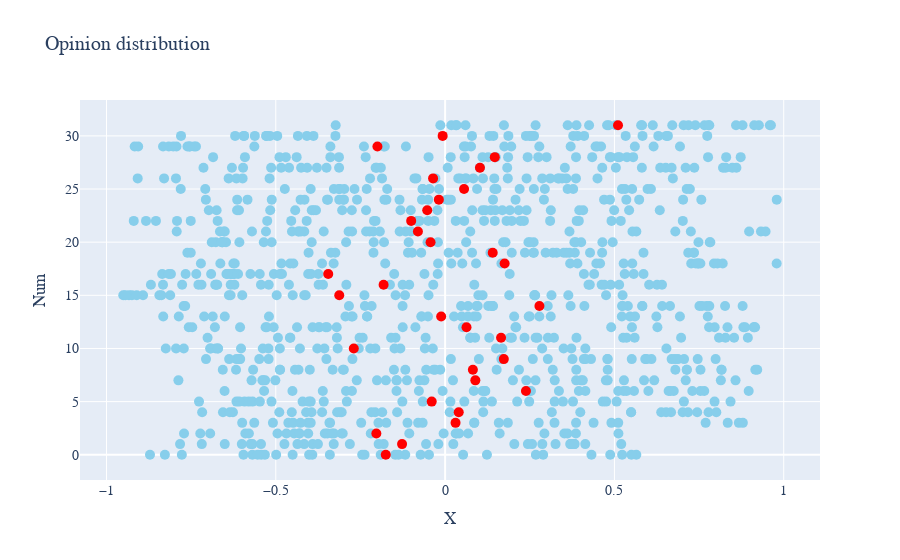

Notebook cell for this chart:
### Code cell
fig = make_subplots(rows=1, cols=1)
for i in range(samples.shape[0]):
    fig.add_trace(go.Scatter(x=samples[i].flatten(), y=np.ones(var_dim)*i,
                         mode='markers', marker=dict(color='SkyBlue', size=10), showlegend=False), row=1, col=1)
    fig.add_trace(go.Scatter(x=[np.mean(samples[i].flatten())], y=np.ones(var_dim)*i,
                         mode='markers', marker=dict(color='red', size=10), showlegend=False), row=1, col=1)
fig.update_layout(
    title="Opinion distribution",
    xaxis_title="X",
    yaxis_title="Num",
    font=dict(
        family="Courier New, monospace",
        size=14
    )
)
fig.show()

### Figure 1 — Plotly figure (JSON) as saved in the notebook; plotly's stock layout.template omitted (floating-point values rounded to 4 significant figures)
{"data": [{"marker": {"color": "SkyBlue", "size": 10}, "mode": "markers", "showlegend": false, "type": "scatter", "x": [0.05326, -0.4503, 0.5228, -0.8275, 0.1236, -0.1473, -0.3403, -0.2378, 0.2896, -0.1902, -0.8715, 0.5647, -0.3921, -0.5691, 0.4322, 0.268, -0.5431, -0.2448, -0.4989, -0.5954, -0.1177, -0.7774, -0.1376, -0.4015, -0.5322, 0.4877, -0.5537, 0.5501, -0.07229, -0.04762], "xaxis": "x", "y": [0, 0, 0, 0, 0, 0, 0, 0, 0, 0, 0, 0, 0, 0, 0, 0, 0, 0, 0, 0, 0, 0, 0, 0, 0, 0, 0, 0, 0, 0], "yaxis": "y"}, {"marker": {"color": "red", "size": 10}, "mode": "markers", "showlegend": false, "type": "scatter", "x": [-0.1752], "xaxis": "x", "y": [0, 0, 0, 0, 0, 0, 0, 0, 0, 0, 0, 0, 0, 0, 0, 0, 0, 0, 0, 0, 0, 0, 0, 0, 0, 0, 0, 0, 0, 0], "yaxis": "y"}, {"marker": {"color": "SkyBlue", "size": 10}, "mode": "markers", "showlegend": false, "type": "scatter", "x": [0.3716, 0.3826, 0.2569, 0.3693, -0.1814, 0.2871, -0.7827, -0.3912, 0.3261, -0.1962, 0.5201, -0.4162, -0.3289, 0.381, -0.4745, -0.3755, -0.6507, -0.5689, 0.02428, -0.05616, 0.2044, -0.2813, 0.414, -0.5742, -0.436, -0.01992, 0.2445, -0.6003, -0.7185, -0.5437], "xaxis": "x", "y": [1, 1, 1, 1, 1, 1, 1, 1, 1, 1, 1, 1, 1, 1, 1, 1, 1, 1, 1, 1, 1, 1, 1, 1, 1, 1, 1, 1, 1, 1], "yaxis": "y"}, {"marker": {"color": "red", "size": 10}, "mode": "markers", "showlegend": false, "type": "scatter", "x": [-0.1271], "xaxis": "x", "y": [1, 1, 1, 1, 1, 1, 1, 1, 1, 1, 1, 1, 1, 1, 1, 1, 1, 1, 1, 1, 1, 1, 1, 1, 1, 1, 1, 1, 1, 1], "yaxis": "y"}, {"marker": {"color": "SkyBlue", "size": 10}, "mode": "markers", "showlegend": false, "type": "scatter", "x": [-0.4043, 0.03126, -0.3054, -0.328, 0.03372, -0.2195, -0.5899, -0.3551, 0.3863, -0.4459, -0.771, 0.06795, -0.5795, -0.4302, 0.3522, -0.3023, -0.723, -0.43, 0.04148, 0.2933, -0.495, -0.004364, -0.3474, 0.1611, -0.1058, -0.4685, -0.6937, -0.3341, 0.5118, 0.3614], "xaxis": "x", "y": [2, 2, 2, 2, 2, 2, 2, 2, 2, 2, 2, 2, 2, 2, 2, 2, 2, 2, 2, 2, 2, 2, 2, 2, 2, 2, 2, 2, 2, 2], "yaxis": "y"}, {"marker": {"color": "red", "size": 10}, "mode": "markers", "showlegend": false, "type": "scatter", "x": [-0.2031], "xaxis": "x", "y": [2, 2, 2, 2, 2, 2, 2, 2, 2, 2, 2, 2, 2, 2, 2, 2, 2, 2, 2, 2, 2, 2, 2, 2, 2, 2, 2, 2, 2, 2], "yaxis": "y"}, {"marker": {"color": "SkyBlue", "size": 10}, "mode": "markers", "showlegend": false, "type": "scatter", "x": [0.1853, 0.4384, 0.08604, 0.8346, 0.8675, -0.1737, -0.405, 0.323, -0.3968, 0.8793, -0.3397, 0.2764, -0.111, 0.7694, -0.07968, -0.4629, -0.1968, -0.5636, -0.4487, 0.1585, 0.08616, -0.5993, -0.5084, -0.4272, -0.3415, -0.06632, -0.2478, 0.4911, 0.5113, 0.3867], "xaxis": "x", "y": [3, 3, 3, 3, 3, 3, 3, 3, 3, 3, 3, 3, 3, 3, 3, 3, 3, 3, 3, 3, 3, 3, 3, 3, 3, 3, 3, 3, 3, 3], "yaxis": "y"}, {"marker": {"color": "red", "size": 10}, "mode": "markers", "showlegend": false, "type": "scatter", "x": [0.03084], "xaxis": "x", "y": [3, 3, 3, 3, 3, 3, 3, 3, 3, 3, 3, 3, 3, 3, 3, 3, 3, 3, 3, 3, 3, 3, 3, 3, 3, 3, 3, 3, 3, 3], "yaxis": "y"}, {"marker": {"color": "SkyBlue", "size": 10}, "mode": "markers", "showlegend": false, "type": "scatter", "x": [0.5492, 0.6673, 0.5494, -0.7175, -0.4896, -0.3104, -0.2065, -0.4528, -0.6266, -0.3632, -0.4103, 0.3992, -0.2177, 0.6383, 0.7016, 0.7174, 0.0137, -0.1417, 0.7779, -0.3944, 0.7444, -0.6559, 0.6526, 0.3151, 0.1125, -0.6357, 0.8009, -0.1857, -0.3053, -0.3188], "xaxis": "x", "y": [4, 4, 4, 4, 4, 4, 4, 4, 4, 4, 4, 4, 4, 4, 4, 4, 4, 4, 4, 4, 4, 4, 4, 4, 4, 4, 4, 4, 4, 4], "yaxis": "y"}, {"marker": {"color": "red", "size": 10}, "mode": "markers", "showlegend": false, "type": "scatter", "x": [0.04024], "xaxis": "x", "y": [4, 4, 4, 4, 4, 4, 4, 4, 4, 4, 4, 4, 4, 4, 4, 4, 4, 4, 4, 4, 4, 4, 4, 4, 4, 4, 4, 4, 4, 4], "yaxis": "y"}, {"marker": {"color": "SkyBlue", "size": 10}, "mode": "markers", "showlegend": false, "type": "scatter", "x": [-0.5127, -0.5798, -0.2902, 0.4657, 0.7051, 0.2483, 0.3777, 0.4755, -0.3968, -0.5923, 0.5065, 0.2129, -0.4209, 0.7957, -0.06596, 0.05675, -0.3583, -0.4024, -0.6161, 0.1382, -0.5688, -0.547, 0.3235, -0.6078, -0.7267, 0.1132, 0.8429, 0.01569, -0.1263, 0.348], "xaxis": "x", "y": [5, 5, 5, 5, 5, 5, 5, 5, 5, 5, 5, 5, 5, 5, 5, 5, 5, 5, 5, 5, 5, 5, 5, 5, 5, 5, 5, 5, 5, 5], "yaxis": "y"}, {"marker": {"color": "red", "size": 10}, "mode": "markers", "showlegend": false, "type": "scatter", "x": [-0.03955], "xaxis": "x", "y": [5, 5, 5, 5, 5, 5, 5, 5, 5, 5, 5, 5, 5, 5, 5, 5, 5, 5, 5, 5, 5, 5, 5, 5, 5, 5, 5, 5, 5, 5], "yaxis": "y"}, {"marker": {"color": "SkyBlue", "size": 10}, "mode": "markers", "showlegend": false, "type": "scatter", "x": [-0.1435, -0.4509, 0.6601, 0.7539, -0.3612, 0.2535, -0.007371, 0.6752, 0.6657, -0.6512, 0.395, 0.2477, -0.5345, 0.5269, 0.3361, -0.07743, -0.2751, 0.7301, 0.4142, 0.7652, 0.1188, 0.5112, -0.2926, 0.5578, 0.08465, 0.6002, 0.1104, 0.8965, 0.1177, 0.5359], "xaxis": "x", "y": [6, 6, 6, 6, 6, 6, 6, 6, 6, 6, 6, 6, 6, 6, 6, 6, 6, 6, 6, 6, 6, 6, 6, 6, 6, 6, 6, 6, 6, 6], "yaxis": "y"}, {"marker": {"color": "red", "size": 10}, "mode": "markers", "showlegend": false, "type": "scatter", "x": [0.2388], "xaxis": "x", "y": [6, 6, 6, 6, 6, 6, 6, 6, 6, 6, 6, 6, 6, 6, 6, 6, 6, 6, 6, 6, 6, 6, 6, 6, 6, 6, 6, 6, 6, 6], "yaxis": "y"}, {"marker": {"color": "SkyBlue", "size": 10}, "mode": "markers", "showlegend": false, "type": "scatter", "x": [-0.2608, 0.6176, -0.2011, 0.5282, 0.5874, -0.06107, -0.5315, 0.267, 0.02327, 0.387, 0.2398, -0.07576, 0.7106, -0.1126, 0.8577, 0.4748, 0.4018, 0.2003, 0.4066, -0.5716, -0.7876, 0.3237, -0.1432, -0.537, 0.48, -0.5013, -0.5396, -0.1749, -0.1432, 0.8143], "xaxis": "x", "y": [7, 7, 7, 7, 7, 7, 7, 7, 7, 7, 7, 7, 7, 7, 7, 7, 7, 7, 7, 7, 7, 7, 7, 7, 7, 7, 7, 7, 7, 7], "yaxis": "y"}, {"marker": {"color": "red", "size": 10}, "mode": "markers", "showlegend": false, "type": "scatter", "x": [0.08929], "xaxis": "x", "y": [7, 7, 7, 7, 7, 7, 7, 7, 7, 7, 7, 7, 7, 7, 7, 7, 7, 7, 7, 7, 7, 7, 7, 7, 7, 7, 7, 7, 7, 7], "yaxis": "y"}, {"marker": {"color": "SkyBlue", "size": 10}, "mode": "markers", "showlegend": false, "type": "scatter", "x": [-0.6566, -0.433, 0.8158, -0.4434, -0.332, 0.9217, 0.7136, -0.02904, -0.6174, 0.2181, 0.8166, -0.1511, -0.05581, 0.9161, -0.01447, 0.1523, -0.2991, -0.3996, 0.4802, 0.6799, -0.4879, 0.7542, -0.567, 0.3873, -0.03397, -0.1175, 0.7139, -0.4874, -0.3016, 0.3179], "xaxis": "x", "y": [8, 8, 8, 8, 8, 8, 8, 8, 8, 8, 8, 8, 8, 8, 8, 8, 8, 8, 8, 8, 8, 8, 8, 8, 8, 8, 8, 8, 8, 8], "yaxis": "y"}, {"marker": {"color": "red", "size": 10}, "mode": "markers", "showlegend": false, "type": "scatter", "x": [0.08203], "xaxis": "x", "y": [8, 8, 8, 8, 8, 8, 8, 8, 8, 8, 8, 8, 8, 8, 8, 8, 8, 8, 8, 8, 8, 8, 8, 8, 8, 8, 8, 8, 8, 8], "yaxis": "y"}, {"marker": {"color": "SkyBlue", "size": 10}, "mode": "markers", "showlegend": false, "type": "scatter", "x": [-0.6161, -0.7061, 0.7459, 0.259, 0.4802, -0.6377, 0.09967, 0.6092, 0.5949, 0.6689, -0.5211, -0.2737, -0.5489, 0.7988, 0.4309, 0.4148, -0.6052, -0.3505, 0.6877, 0.7057, 0.4097, 0.479, 0.01703, 0.6787, 0.1659, 0.3762, 0.5911, 0.5512, -0.6075, 0.3033], "xaxis": "x", "y": [9, 9, 9, 9, 9, 9, 9, 9, 9, 9, 9, 9, 9, 9, 9, 9, 9, 9, 9, 9, 9, 9, 9, 9, 9, 9, 9, 9, 9, 9], "yaxis": "y"}, {"marker": {"color": "red", "size": 10}, "mode": "markers", "showlegend": false, "type": "scatter", "x": [0.1734], "xaxis": "x", "y": [9, 9, 9, 9, 9, 9, 9, 9, 9, 9, 9, 9, 9, 9, 9, 9, 9, 9, 9, 9, 9, 9, 9, 9, 9, 9, 9, 9, 9, 9], "yaxis": "y"}, {"marker": {"color": "SkyBlue", "size": 10}, "mode": "markers", "showlegend": false, "type": "scatter", "x": [-0.6773, -0.7945, 0.4141, -0.6027, 0.3727, -0.1494, -0.2059, -0.3565, -0.488, -0.1321, -0.3774, -0.2549, -0.5216, -0.6917, -0.6939, 0.2866, -0.2211, -0.6705, -0.3174, -0.5383, 0.35, -0.8249, 0.169, 0.6535, 0.1503, -0.7717, -0.05973, -0.03644, -0.4288, -0.6712], "xaxis": "x", "y": [10, 10, 10, 10, 10, 10, 10, 10, 10, 10, 10, 10, 10, 10, 10, 10, 10, 10, 10, 10, 10, 10, 10, 10, 10, 10, 10, 10, 10, 10], "yaxis": "y"}, {"marker": {"color": "red", "size": 10}, "mode": "markers", "showlegend": false, "type": "scatter", "x": [-0.2697], "xaxis": "x", "y": [10, 10, 10, 10, 10, 10, 10, 10, 10, 10, 10, 10, 10, 10, 10, 10, 10, 10, 10, 10, 10, 10, 10, 10, 10, 10, 10, 10, 10, 10], "yaxis": "y"}, {"marker": {"color": "SkyBlue", "size": 10}, "mode": "markers", "showlegend": false, "type": "scatter", "x": [-0.4583, 0.6969, -0.1463, 0.2346, 0.5597, 0.07428, 0.2727, 0.08867, 0.3036, -0.2433, -0.05748, 0.192, 0.2673, 0.8534, 0.07466, 0.5259, -0.2526, 0.8279, 0.894, -0.4936, -0.3195, 0.1303, -0.1594, 0.536, 0.388, -0.7015, 0.8088, -0.4571, 0.3215, 0.1972], "xaxis": "x", "y": [11, 11, 11, 11, 11, 11, 11, 11, 11, 11, 11, 11, 11, 11, 11, 11, 11, 11, 11, 11, 11, 11, 11, 11, 11, 11, 11, 11, 11, 11], "yaxis": "y"}, {"marker": {"color": "red", "size": 10}, "mode": "markers", "showlegend": false, "type": "scatter", "x": [0.1653], "xaxis": "x", "y": [11, 11, 11, 11, 11, 11, 11, 11, 11, 11, 11, 11, 11, 11, 11, 11, 11, 11, 11, 11, 11, 11, 11, 11, 11, 11, 11, 11, 11, 11], "yaxis": "y"}, {"marker": {"color": "SkyBlue", "size": 10}, "mode": "markers", "showlegend": false, "type": "scatter", "x": [-0.5302, 0.8808, -0.6798, -0.7467, 0.2078, 0.2099, -0.3736, 0.886, 0.796, -0.6055, -0.3485, 0.8339, 0.7796, -0.5264, -0.4372, -0.5063, 0.9132, 0.5518, 0.9112, -0.3708, 0.627, -0.1252, 0.4905, -0.08763, -0.3201, -0.3914, -0.7569, 0.05271, 0.9154, -0.3527], "xaxis": "x", "y": [12, 12, 12, 12, 12, 12, 12, 12, 12, 12, 12, 12, 12, 12, 12, 12, 12, 12, 12, 12, 12, 12, 12, 12, 12, 12, 12, 12, 12, 12], "yaxis": "y"}, {"marker": {"color": "red", "size": 10}, "mode": "markers", "showlegend": false, "type": "scatter", "x": [0.06322], "xaxis": "x", "y": [12, 12, 12, 12, 12, 12, 12, 12, 12, 12, 12, 12, 12, 12, 12, 12, 12, 12, 12, 12, 12, 12, 12, 12, 12, 12, 12, 12, 12, 12], "yaxis": "y"}, {"marker": {"color": "SkyBlue", "size": 10}, "mode": "markers", "showlegend": false, "type": "scatter", "x": [-0.07029, 0.04897, -0.06905, -0.2765, -0.6862, 0.2784, 0.7757, -0.8324, -0.2308, 0.08524, 0.3119, 0.5461, -0.6506, 0.6934, -0.2299, 0.09345, 0.5608, 0.204, -0.2943, -0.05061, -0.7114, -0.5202, -0.2732, 0.5219, 0.2499, 0.02644, 0.06744, 0.2469, -0.7864, 0.6239], "xaxis": "x", "y": [13, 13, 13, 13, 13, 13, 13, 13, 13, 13, 13, 13, 13, 13, 13, 13, 13, 13, 13, 13, 13, 13, 13, 13, 13, 13, 13, 13, 13, 13], "yaxis": "y"}, {"marker": {"color": "red", "size": 10}, "mode": "markers", "showlegend": false, "type": "scatter", "x": [-0.01158], "xaxis": "x", "y": [13, 13, 13, 13, 13, 13, 13, 13, 13, 13, 13, 13, 13, 13, 13, 13, 13, 13, 13, 13, 13, 13, 13, 13, 13, 13, 13, 13, 13, 13], "yaxis": "y"}, {"marker": {"color": "SkyBlue", "size": 10}, "mode": "markers", "showlegend": false, "type": "scatter", "x": [0.04719, 0.1275, 0.1369, 0.09614, -0.2369, 0.5397, 0.5225, 0.641, 0.6642, 0.8267, 0.5242, 0.3707, -0.1256, -0.7721, 0.8786, 0.4113, -0.7676, -0.217, 0.3031, 0.06773, 0.7511, 0.1401, 0.5826, 0.7803, 0.7719, -0.284, 0.5821, 0.7589, 0.1415, 0.09256], "xaxis": "x", "y": [14, 14, 14, 14, 14, 14, 14, 14, 14, 14, 14, 14, 14, 14, 14, 14, 14, 14, 14, 14, 14, 14, 14, 14, 14, 14, 14, 14, 14, 14], "yaxis": "y"}, {"marker": {"color": "red", "size": 10}, "mode": "markers", "showlegend": false, "type": "scatter", "x": [0.2785], "xaxis": "x", "y": [14, 14, 14, 14, 14, 14, 14, 14, 14, 14, 14, 14, 14, 14, 14, 14, 14, 14, 14, 14, 14, 14, 14, 14, 14, 14, 14, 14, 14, 14], "yaxis": "y"}, {"marker": {"color": "SkyBlue", "size": 10}, "mode": "markers", "showlegend": false, "type": "scatter", "x": [0.09834, -0.9505, -0.8378, 0.3639, -0.04902, -0.45, -0.2382, 0.2633, -0.8118, -0.6335, 0.5241, -0.416, -0.8436, -0.9335, -0.1462, 0.2658, -0.8921, -0.9248, -0.4973, -0.5991, 0.4753, 0.1107, 0.2651, 0.3141, -0.9107, 0.1894, -0.9444, -0.1183, -0.6383, -0.4117], "xaxis": "x", "y": [15, 15, 15, 15, 15, 15, 15, 15, 15, 15, 15, 15, 15, 15, 15, 15, 15, 15, 15, 15, 15, 15, 15, 15, 15, 15, 15, 15, 15, 15], "yaxis": "y"}, {"marker": {"color": "red", "size": 10}, "mode": "markers", "showlegend": false, "type": "scatter", "x": [-0.3126], "xaxis": "x", "y": [15, 15, 15, 15, 15, 15, 15, 15, 15, 15, 15, 15, 15, 15, 15, 15, 15, 15, 15, 15, 15, 15, 15, 15, 15, 15, 15, 15, 15, 15], "yaxis": "y"}, {"marker": {"color": "SkyBlue", "size": 10}, "mode": "markers", "showlegend": false, "type": "scatter", "x": [-0.3735, -0.1254, -0.7193, -0.2917, -0.6332, 0.4623, -0.4612, 0.08617, -0.833, 0.489, 0.6259, 0.4274, -0.7766, -0.6788, 0.6405, -0.6222, -0.106, -0.5208, -0.1628, -0.3606, -0.6761, -0.7285, 0.6026, -0.03496, 0.4234, -0.5438, -0.8688, -0.673, 0.4701, 0.514], "xaxis": "x", "y": [16, 16, 16, 16, 16, 16, 16, 16, 16, 16, 16, 16, 16, 16, 16, 16, 16, 16, 16, 16, 16, 16, 16, 16, 16, 16, 16, 16, 16, 16], "yaxis": "y"}, {"marker": {"color": "red", "size": 10}, "mode": "markers", "showlegend": false, "type": "scatter", "x": [-0.1816], "xaxis": "x", "y": [16, 16, 16, 16, 16, 16, 16, 16, 16, 16, 16, 16, 16, 16, 16, 16, 16, 16, 16, 16, 16, 16, 16, 16, 16, 16, 16, 16, 16, 16], "yaxis": "y"}, {"marker": {"color": "SkyBlue", "size": 10}, "mode": "markers", "showlegend": false, "type": "scatter", "x": [-0.7348, -0.5056, -0.4818, 0.557, -0.6335, -0.6114, -0.8096, -0.691, -0.4877, -0.8355, -0.816, -0.0219, 0.5305, -0.6223, 0.4099, -0.6255, -0.4043, -0.061, -0.1503, -0.3743, -0.3957, -0.7663, -0.6457, -0.6307, 0.1908, -0.5749, -0.6428, 0.4401, 0.5859, -0.5474], "xaxis": "x", "y": [17, 17, 17, 17, 17, 17, 17, 17, 17, 17, 17, 17, 17, 17, 17, 17, 17, 17, 17, 17, 17, 17, 17, 17, 17, 17, 17, 17, 17, 17], "yaxis": "y"}, {"marker": {"color": "red", "size": 10}, "mode": "markers", "showlegend": false, "type": "scatter", "x": [-0.3452], "xaxis": "x", "y": [17, 17, 17, 17, 17, 17, 17, 17, 17, 17, 17, 17, 17, 17, 17, 17, 17, 17, 17, 17, 17, 17, 17, 17, 17, 17, 17, 17, 17, 17], "yaxis": "y"}, {"marker": {"color": "SkyBlue", "size": 10}, "mode": "markers", "showlegend": false, "type": "scatter", "x": [0.7469, -0.4578, 0.5527, 0.01832, 0.794, 0.7268, -0.6253, -0.3634, 0.3693, -0.6637, 0.09138, 0.7538, -0.4482, -0.02072, -0.3292, -0.7211, 0.4577, -0.4835, 0.8042, 0.05079, 0.5273, 0.4466, 0.7478, 0.1662, -0.6213, 0.7402, 0.8199, -0.1768, 0.9791, 0.3908], "xaxis": "x", "y": [18, 18, 18, 18, 18, 18, 18, 18, 18, 18, 18, 18, 18, 18, 18, 18, 18, 18, 18, 18, 18, 18, 18, 18, 18, 18, 18, 18, 18, 18], "yaxis": "y"}, {"marker": {"color": "red", "size": 10}, "mode": "markers", "showlegend": false, "type": "scatter", "x": [0.1758], "xaxis": "x", "y": [18, 18, 18, 18, 18, 18, 18, 18, 18, 18, 18, 18, 18, 18, 18, 18, 18, 18, 18, 18, 18, 18, 18, 18, 18, 18, 18, 18, 18, 18], "yaxis": "y"}, {"marker": {"color": "SkyBlue", "size": 10}, "mode": "markers", "showlegend": false, "type": "scatter", "x": [-0.3242, 0.3831, 0.2604, 0.3584, 0.1968, 0.3504, -0.07054, 0.3184, 0.428, -0.7611, -0.3371, 0.1339, 0.2358, 0.2969, 0.3672, -0.1096, -0.4032, -0.7511, 0.4638, 0.3295, -0.09752, 0.735, 0.5858, 0.0796, 0.2622, 0.0371, 0.718, 0.01028, -0.2115, 0.7341], "xaxis": "x", "y": [19, 19, 19, 19, 19, 19, 19, 19, 19, 19, 19, 19, 19, 19, 19, 19, 19, 19, 19, 19, 19, 19, 19, 19, 19, 19, 19, 19, 19, 19], "yaxis": "y"}, {"marker": {"color": "red", "size": 10}, "mode": "markers", "showlegend": false, "type": "scatter", "x": [0.1406], "xaxis": "x", "y": [19, 19, 19, 19, 19, 19, 19, 19, 19, 19, 19, 19, 19, 19, 19, 19, 19, 19, 19, 19, 19, 19, 19, 19, 19, 19, 19, 19, 19, 19], "yaxis": "y"}, {"marker": {"color": "SkyBlue", "size": 10}, "mode": "markers", "showlegend": false, "type": "scatter", "x": [0.1715, -0.6572, 0.3865, -0.02116, -0.5122, -0.05186, 0.7814, 0.2614, 0.4019, -0.677, 0.2507, 0.3818, 0.2461, -0.2923, -0.5355, -0.6579, 0.4646, 0.1785, -0.6075, -0.647, -0.394, -0.1804, 0.06213, -0.1077, -0.2108, 0.4949, 0.7832, -0.6891, -0.6598, 0.7482], "xaxis": "x", "y": [20, 20, 20, 20, 20, 20, 20, 20, 20, 20, 20, 20, 20, 20, 20, 20, 20, 20, 20, 20, 20, 20, 20, 20, 20, 20, 20, 20, 20, 20], "yaxis": "y"}, {"marker": {"color": "red", "size": 10}, "mode": "markers", "showlegend": false, "type": "scatter", "x": [-0.04296], "xaxis": "x", "y": [20, 20, 20, 20, 20, 20, 20, 20, 20, 20, 20, 20, 20, 20, 20, 20, 20, 20, 20, 20, 20, 20, 20, 20, 20, 20, 20, 20, 20, 20], "yaxis": "y"}, {"marker": {"color": "SkyBlue", "size": 10}, "mode": "markers", "showlegend": false, "type": "scatter", "x": [0.3673, 0.5533, -0.1928, -0.4317, -0.1164, 0.8978, 0.07425, 0.5648, -0.434, 0.9327, -0.2747, -0.4522, -0.7926, -0.2119, -0.3585, -0.5703, -0.6507, -0.1341, -0.6531, -0.529, -0.4159, -0.2228, -0.285, -0.6648, -0.2332, 0.9464, 0.7257, -0.1007, -0.4257, 0.6798], "xaxis": "x", "y": [21, 21, 21, 21, 21, 21, 21, 21, 21, 21, 21, 21, 21, 21, 21, 21, 21, 21, 21, 21, 21, 21, 21, 21, 21, 21, 21, 21, 21, 21], "yaxis": "y"}, {"marker": {"color": "red", "size": 10}, "mode": "markers", "showlegend": false, "type": "scatter", "x": [-0.08027], "xaxis": "x", "y": [21, 21, 21, 21, 21, 21, 21, 21, 21, 21, 21, 21, 21, 21, 21, 21, 21, 21, 21, 21, 21, 21, 21, 21, 21, 21, 21, 21, 21, 21], "yaxis": "y"}, {"marker": {"color": "SkyBlue", "size": 10}, "mode": "markers", "showlegend": false, "type": "scatter", "x": [0.03154, 0.2226, 0.05632, 0.7019, 0.3102, -0.03188, 0.5188, -0.6717, 0.1968, 0.3948, -0.07559, -0.04982, 0.1815, 0.115, -0.4544, -0.2053, -0.7512, -0.08171, 0.3886, -0.08021, -0.2099, -0.854, 0.1466, 0.4914, -0.8833, -0.4087, -0.9194, -0.7917, 0.2328, -0.5254], "xaxis": "x", "y": [22, 22, 22, 22, 22, 22, 22, 22, 22, 22, 22, 22, 22, 22, 22, 22, 22, 22, 22, 22, 22, 22, 22, 22, 22, 22, 22, 22, 22, 22], "yaxis": "y"}, {"marker": {"color": "red", "size": 10}, "mode": "markers", "showlegend": false, "type": "scatter", "x": [-0.1002], "xaxis": "x", "y": [22, 22, 22, 22, 22, 22, 22, 22, 22, 22, 22, 22, 22, 22, 22, 22, 22, 22, 22, 22, 22, 22, 22, 22, 22, 22, 22, 22, 22, 22], "yaxis": "y"}, {"marker": {"color": "SkyBlue", "size": 10}, "mode": "markers", "showlegend": false, "type": "scatter", "x": [-0.2755, -0.02269, -0.2335, 0.1186, 0.1689, -0.5165, 0.1912, -0.3938, 0.5434, -0.4427, 0.2176, -0.304, 0.1483, 0.4993, 0.2406, 0.4077, -0.1318, 0.6339, -0.3882, -0.1014, 0.08012, 0.3963, -0.3813, -0.6143, 0.1105, -0.6747, -0.6977, -0.6087, 0.3122, 0.135], "xaxis": "x", "y": [23, 23, 23, 23, 23, 23, 23, 23, 23, 23, 23, 23, 23, 23, 23, 23, 23, 23, 23, 23, 23, 23, 23, 23, 23, 23, 23, 23, 23, 23], "yaxis": "y"}, {"marker": {"color": "red", "size": 10}, "mode": "markers", "showlegend": false, "type": "scatter", "x": [-0.05277], "xaxis": "x", "y": [23, 23, 23, 23, 23, 23, 23, 23, 23, 23, 23, 23, 23, 23, 23, 23, 23, 23, 23, 23, 23, 23, 23, 23, 23, 23, 23, 23, 23, 23], "yaxis": "y"}, {"marker": {"color": "SkyBlue", "size": 10}, "mode": "markers", "showlegend": false, "type": "scatter", "x": [-0.1346, 0.7029, 0.5731, -0.4153, -0.06826, 0.4695, 0.2918, -0.614, -0.1734, -0.3013, -0.2986, 0.208, -0.7065, -0.1793, -0.05001, -0.3486, -0.346, 0.01708, -0.5119, -0.3125, 0.5351, -0.4268, 0.004595, 0.1415, 0.7566, 0.01064, -0.2601, 0.4868, -0.5835, 0.9794], "xaxis": "x", "y": [24, 24, 24, 24, 24, 24, 24, 24, 24, 24, 24, 24, 24, 24, 24, 24, 24, 24, 24, 24, 24, 24, 24, 24, 24, 24, 24, 24, 24, 24], "yaxis": "y"}, {"marker": {"color": "red", "size": 10}, "mode": "markers", "showlegend": false, "type": "scatter", "x": [-0.01846], "xaxis": "x", "y": [24, 24, 24, 24, 24, 24, 24, 24, 24, 24, 24, 24, 24, 24, 24, 24, 24, 24, 24, 24, 24, 24, 24, 24, 24, 24, 24, 24, 24, 24], "yaxis": "y"}, {"marker": {"color": "SkyBlue", "size": 10}, "mode": "markers", "showlegend": false, "type": "scatter", "x": [-0.04613, 0.7134, 0.2621, -0.7083, 0.2944, -0.2315, -0.7808, -0.3285, -0.3143, 0.5978, 0.3783, 0.1516, -0.3108, 0.5523, 0.5313, -0.171, -0.06658, -0.2978, 0.6078, 0.2201, 0.09435, -0.06623, 0.1458, -0.4734, -0.397, 0.7228, 0.5222, 0.3618, -0.2676, -0.01796], "xaxis": "x", "y": [25, 25, 25, 25, 25, 25, 25, 25, 25, 25, 25, 25, 25, 25, 25, 25, 25, 25, 25, 25, 25, 25, 25, 25, 25, 25, 25, 25, 25, 25], "yaxis": "y"}, {"marker": {"color": "red", "size": 10}, "mode": "markers", "showlegend": false, "type": "scatter", "x": [0.05594], "xaxis": "x", "y": [25, 25, 25, 25, 25, 25, 25, 25, 25, 25, 25, 25, 25, 25, 25, 25, 25, 25, 25, 25, 25, 25, 25, 25, 25, 25, 25, 25, 25, 25], "yaxis": "y"}, {"marker": {"color": "SkyBlue", "size": 10}, "mode": "markers", "showlegend": false, "type": "scatter", "x": [0.1852, 0.1452, -0.02864, -0.6393, -0.7948, 0.358, 0.3103, 0.3455, 0.45, -0.9078, 0.04476, -0.1863, 0.2406, 0.0621, -0.6164, 0.3864, -0.8299, 0.06005, -0.09037, 0.3365, 0.6726, -0.598, 0.2869, -0.08489, 0.3333, 0.03887, -0.2217, 0.08324, -0.5184, 0.1118], "xaxis": "x", "y": [26, 26, 26, 26, 26, 26, 26, 26, 26, 26, 26, 26, 26, 26, 26, 26, 26, 26, 26, 26, 26, 26, 26, 26, 26, 26, 26, 26, 26, 26], "yaxis": "y"}, {"marker": {"color": "red", "size": 10}, "mode": "markers", "showlegend": false, "type": "scatter", "x": [-0.03551], "xaxis": "x", "y": [26, 26, 26, 26, 26, 26, 26, 26, 26, 26, 26, 26, 26, 26, 26, 26, 26, 26, 26, 26, 26, 26, 26, 26, 26, 26, 26, 26, 26, 26], "yaxis": "y"}, {"marker": {"color": "SkyBlue", "size": 10}, "mode": "markers", "showlegend": false, "type": "scatter", "x": [-0.5137, -0.4842, 0.736, -0.1897, -0.4252, 0.8207, -0.3131, 0.6516, 0.6353, -0.3502, 0.1835, 0.464, 0.5811, -0.4073, 0.7104, 0.1028, 0.8285, -0.5966, -0.6295, 0.8602, 0.5043, 0.007654, -0.2019, 0.3537, -0.4608, -0.3785, 0.6689, -0.7135, 0.8481, -0.2051], "xaxis": "x", "y": [27, 27, 27, 27, 27, 27, 27, 27, 27, 27, 27, 27, 27, 27, 27, 27, 27, 27, 27, 27, 27, 27, 27, 27, 27, 27, 27, 27, 27, 27], "yaxis": "y"}, {"marker": {"color": "red", "size": 10}, "mode": "markers", "showlegend": false, "type": "scatter", "x": [0.1029], "xaxis": "x", "y": [27, 27, 27, 27, 27, 27, 27, 27, 27, 27, 27, 27, 27, 27, 27, 27, 27, 27, 27, 27, 27, 27, 27, 27, 27, 27, 27, 27, 27, 27], "yaxis": "y"}, {"marker": {"color": "SkyBlue", "size": 10}, "mode": "markers", "showlegend": false, "type": "scatter", "x": [0.149, 0.5369, 0.5106, 0.186, 0.4867, -0.2346, 0.2997, 0.4344, -0.4703, 0.4896, 0.05778, -0.3135, 0.7765, -0.5911, 0.1493, 0.3866, 0.8729, -0.4384, 0.1271, 0.83, -0.4891, 0.1104, -0.6852, 0.2752, 0.01661, -0.3388, 0.5553, 0.5149, 0.2438, -0.04887], "xaxis": "x", "y": [28, 28, 28, 28, 28, 28, 28, 28, 28, 28, 28, 28, 28, 28, 28, 28, 28, 28, 28, 28, 28, 28, 28, 28, 28, 28, 28, 28, 28, 28], "yaxis": "y"}, {"marker": {"color": "red", "size": 10}, "mode": "markers", "showlegend": false, "type": "scatter", "x": [0.1467], "xaxis": "x", "y": [28, 28, 28, 28, 28, 28, 28, 28, 28, 28, 28, 28, 28, 28, 28, 28, 28, 28, 28, 28, 28, 28, 28, 28, 28, 28, 28, 28, 28, 28], "yaxis": "y"}, {"marker": {"color": "SkyBlue", "size": 10}, "mode": "markers", "showlegend": false, "type": "scatter", "x": [-0.5634, 0.07665, 0.4606, -0.7412, 0.6936, -0.7549, -0.8158, 0.0555, -0.178, 0.06064, 0.3708, 0.4497, 0.2782, -0.9167, -0.7357, -0.7933, -0.1814, 0.1748, 0.1953, 0.6157, 0.5603, -0.1157, -0.8329, -0.3387, -0.2397, -0.9064, -0.8028, -0.7609, 0.4443, -0.7537], "xaxis": "x", "y": [29, 29, 29, 29, 29, 29, 29, 29, 29, 29, 29, 29, 29, 29, 29, 29, 29, 29, 29, 29, 29, 29, 29, 29, 29, 29, 29, 29, 29, 29], "yaxis": "y"}, {"marker": {"color": "red", "size": 10}, "mode": "markers", "showlegend": false, "type": "scatter", "x": [-0.1998], "xaxis": "x", "y": [29, 29, 29, 29, 29, 29, 29, 29, 29, 29, 29, 29, 29, 29, 29, 29, 29, 29, 29, 29, 29, 29, 29, 29, 29, 29, 29, 29, 29, 29], "yaxis": "y"}, {"marker": {"color": "SkyBlue", "size": 10}, "mode": "markers", "showlegend": false, "type": "scatter", "x": [0.7741, 0.2626, -0.3888, 0.1868, 0.3784, -0.5933, 0.2495, -0.5949, 0.1311, 0.583, 0.1426, -0.5277, 0.6297, -0.7799, 0.5332, 0.6531, 0.6579, -0.4082, -0.4958, 0.2387, -0.6201, 0.4105, -0.5619, -0.5173, -0.3239, 0.07936, 0.2556, -0.4347, 0.3915, -0.5283], "xaxis": "x", "y": [30, 30, 30, 30, 30, 30, 30, 30, 30, 30, 30, 30, 30, 30, 30, 30, 30, 30, 30, 30, 30, 30, 30, 30, 30, 30, 30, 30, 30, 30], "yaxis": "y"}, {"marker": {"color": "red", "size": 10}, "mode": "markers", "showlegend": false, "type": "scatter", "x": [-0.007238], "xaxis": "x", "y": [30, 30, 30, 30, 30, 30, 30, 30, 30, 30, 30, 30, 30, 30, 30, 30, 30, 30, 30, 30, 30, 30, 30, 30, 30, 30, 30, 30, 30, 30], "yaxis": "y"}, {"marker": {"color": "SkyBlue", "size": 10}, "mode": "markers", "showlegend": false, "type": "scatter", "x": [0.03171, 0.4252, 0.5789, 0.8591, 0.959, 0.06019, -0.014, 0.7661, 0.01843, 0.388, 0.6133, 0.4784, 0.5817, -0.3231, 0.5037, 0.1737, 0.739, 0.4835, 0.9265, 0.8783, 0.9622, 0.2672, 0.6708, 0.7778, 0.03403, 0.913, 0.7044, 0.7802, 0.7188, 0.3619], "xaxis": "x", "y": [31, 31, 31, 31, 31, 31, 31, 31, 31, 31, 31, 31, 31, 31, 31, 31, 31, 31, 31, 31, 31, 31, 31, 31, 31, 31, 31, 31, 31, 31], "yaxis": "y"}, {"marker": {"color": "red", "size": 10}, "mode": "markers", "showlegend": false, "type": "scatter", "x": [0.5106], "xaxis": "x", "y": [31, 31, 31, 31, 31, 31, 31, 31, 31, 31, 31, 31, 31, 31, 31, 31, 31, 31, 31, 31, 31, 31, 31, 31, 31, 31, 31, 31, 31, 31], "yaxis": "y"}], "layout": {"font": {"family": "Courier New, monospace", "size": 14}, "title": {"text": "Opinion distribution"}, "xaxis": {"anchor": "y", "domain": [0, 1], "title": {"text": "X"}}, "yaxis": {"anchor": "x", "domain": [0, 1], "title": {"text": "Num"}}}}
